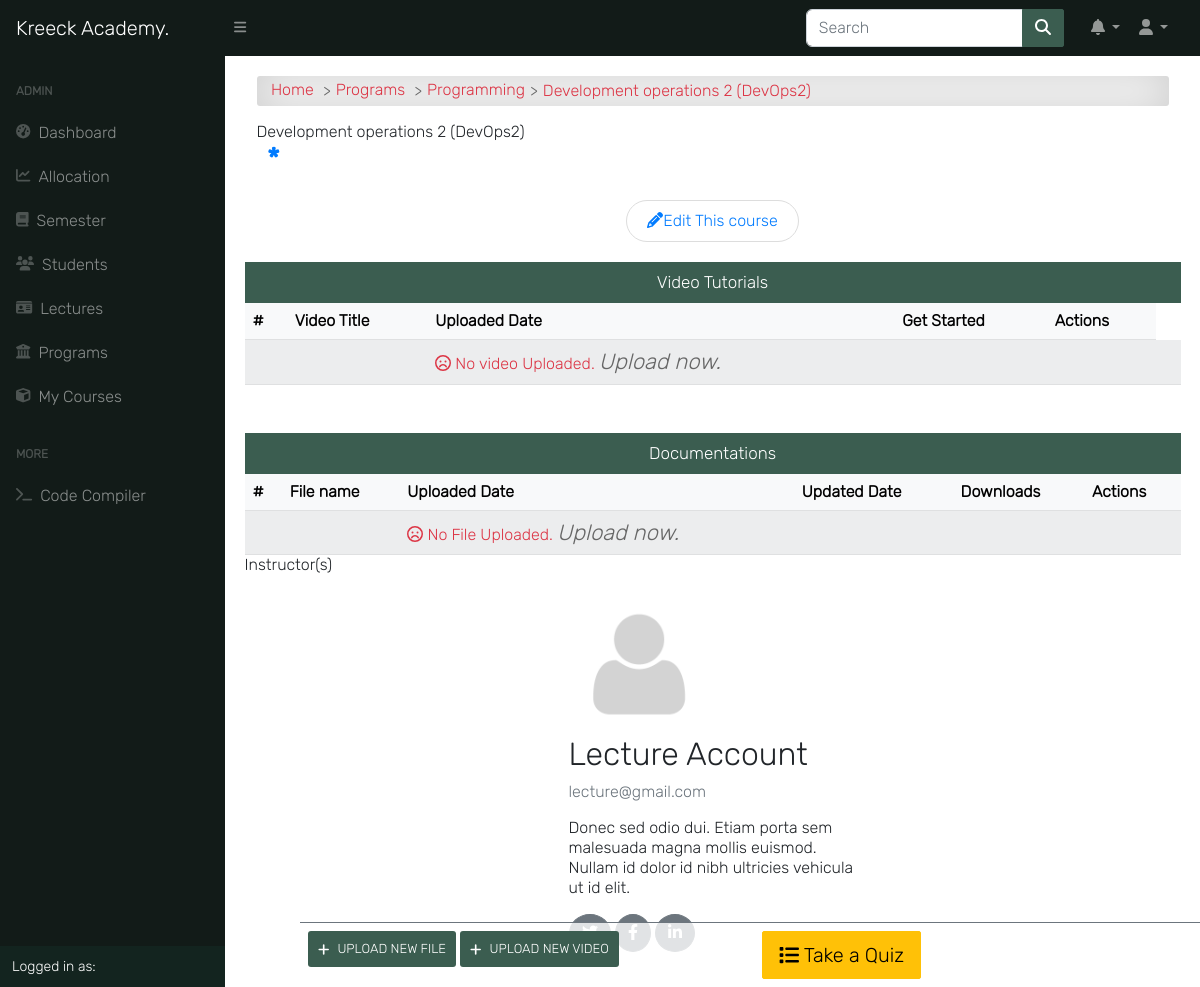
Screenshot of /programs/course/development-operations-2/detail/ (signed in) with the database file from the repository.
### course/models.py (models this page shows, shortened)
class Course(models.Model):
    slug = models.SlugField(blank=True, unique=True)
    title = models.CharField(max_length=200, null=True)
    code = models.CharField(max_length=200, unique=True, null=True)
    credit = models.IntegerField(null=True, default=0)
    summary = models.TextField(max_length=200, blank=True, null=True)
    program = models.ForeignKey(Program, on_delete=models.CASCADE)
    level = models.CharField(max_length=25, choices=LEVEL, null=True)
    year = models.IntegerField(choices=YEARS, default=0)
    semester = models.CharField(choices=SEMESTER, max_length=200)
    is_elective = models.BooleanField(default=False, blank=True, null=True)
    price = models.DecimalField(max_digits=10, decimal_places=2, default=0.00)
    objects = CourseManager()
    def __str__(self):
        return "{0} ({1})".format(self.title, self.code, self.price)

class Program(models.Model):
    title = models.CharField(max_length=150, unique=True)
    summary = models.TextField(null=True, blank=True)
    objects = ProgramManager()
    def __str__(self):
        return self.title

class CourseAllocation(models.Model):
    lecturer = models.ForeignKey(settings.AUTH_USER_MODEL, on_delete=models.CASCADE, related_name='allocated_lecturer')
    courses = models.ManyToManyField(Course, related_name='allocated_course')
    session = models.ForeignKey("app.Session", on_delete=models.CASCADE, blank=True, null=True)
    def __str__(self):
        return self.lecturer.get_full_name

### accounts/models.py (models this page shows, shortened)
class User(AbstractUser):
    is_student = models.BooleanField(default=False)
    is_lecturer = models.BooleanField(default=False)
    is_parent = models.BooleanField(default=False)
    is_dep_head = models.BooleanField(default=False)
    phone = models.CharField(max_length=60, blank=True, null=True)
    address = models.CharField(max_length=60, blank=True, null=True)
    picture = models.ImageField(upload_to='profile_pictures/%y/%m/%d/', default='default.png', null=True)
    email = models.EmailField(blank=True, null=True)
    username_validator = ASCIIUsernameValidator()
    objects = UserManager()
    @property
    def get_full_name(self):
        full_name = self.username
        if self.first_name and self.last_name:
            full_name = self.first_name + " " + self.last_name
        return full_name

### course/views.py (the view)
# urls.py: path('course/<slug>/detail/', course_single, name='course_detail'),
@login_required
def course_single(request, slug):
    course = Course.objects.get(slug=slug)
    files = Upload.objects.filter(course__slug=slug)
    videos = UploadVideo.objects.filter(course__slug=slug)
    lecturers = CourseAllocation.objects.filter(courses__pk=course.id)
    return render(request, 'course/course_single.html', {
        'title': course.title,
        'course': course,
        'files': files,
        'videos': videos,
        'lecturers': lecturers,
        'media_url': settings.MEDIA_ROOT,
    }, )

### templates/course/course_single.html (shortened to what this page needs)
{% extends 'base.html' %}
{% load static %}
{% block content %}
<div class="container">
    <div id="input-nav"><a href="{% url 'home' %}" class="primary1">Home </a>
        <a href="{% url 'programs' %}" class="primary1">Programs </a>
        <a href="{% url 'program_detail' course.program.id %}" class="primary1"> {{ course.program }}</a>
        {{ course }}
    </div>
    <div class="manage-wrap">
        <div class="row">
            <div class="col ml-auto">
                {% if request.user.is_superuser or request.user.is_lecturer %}
                <a class="add-button" href="{% url 'upload_file_view' course.slug %}"><i class="fas fa-plus"></i>
                    Upload new file
                </a>
                <a class="add-button" href="{% url 'upload_video' course.slug %}"><i class="fas fa-plus"></i>
                    Upload new video
                </a>
                {% endif %}
            </div>
            <div class="col text-right">
                <a class="btn btn-lg btn-warning" href="{% url 'quiz_index' course.slug %}"><i class="fas fa-list"></i>
                    Take a Quiz
                </a>
            </div>
        </div>
    </div>
    <div class="title">{{ course }}</div>
    <p class="program-description">{{ course.summary }}</p>
    {% if request.user.is_superuser %}
    <div class="btn-flex">
        <a class="edit-btn" href="{% url 'edit_course' course.slug %}">
            <i class="fas fa-pencil-alt"></i><span class="mobile-hide">Edit This course</span>
        </a>
    </div>
    {% endif %}
    <div class="row mb-5">
        <div class="col-md-12 p-0">
            <p class="form-title m-0">Video Tutorials</p>
            <div class="table-responsive">
                <table class="table table-shadow table-light table-striped m-0">
                    <thead>
                        <tr>
                            <th>#</th>
                            <th>Video Title</th>
                            <th>Uploaded Date</th>
                            <th>Get Started</th>
                            {% if request.user.is_superuser or request.user.is_lecturer %}
                            <th>Actions</th>
                            {% endif %}
                        </tr>
                    </thead>
                    <tbody>
                        {% for video in videos %}
                        <tr>
                            <td>{{ forloop.counter }}</td>
                            <td><a href="{{ video.get_absolute_url }}" title="{{ video }}">
                                    <i style="font-size: 20px; padding-right: 10px;" class="fas fa-video"></i>
                                    {{ video.title|title }}
                                </a>
                            </td>
                            <td>{{ video.timestamp|date }}</td>
                            <th>
                                <div>
                                    <a class="download-btn" href="{{ video.get_absolute_url }}"
                                        title="Download to your device">
                                        <i class="fas fa-download"></i>Play</a>
                                </div>
                            </th>
                            {% if request.user.is_superuser or request.user.is_lecturer %}
                            <td>
                                <div class="update-delete">
                                    <a href="{% url 'upload_video_edit' slug=course.slug video_slug=video.slug %}"
                                        class="update" title="Edit">
                                        <i class="fas fa-pencil-alt"></i>
                                    </a>
                                    <a href="{% url 'upload_video_delete' slug=course.slug video_slug=video.slug %}"
                                        class="delete" title="Delete">
                                        <i class="fas fa-trash-alt"></i>
                                    </a>
                                </div>
                            </td>
                            {% endif %}
                            {% empty %}
                        <tr>
                            <td></td>
                            <td></td>
                            <td>
                                <span class="text-danger">
                                    <i class="far fa-frown fa-1x"></i> No video Uploaded.
                                    {% if request.user.is_superuser or request.user.is_lecturer %}
                                    <a href="{% url 'upload_video' course.slug %}">
                                        <i class="primary" style="font-size: 22px;">
                                            Upload now.
                                        </i>
                                        {% endif %}
                                    </a>
                                </span>
                            </td>
                            <td></td>
                            <td></td>
                            <td></td>
                        </tr>
                        {% endfor %}
                    </tbody>
                </table>
            </div>
        </div>
    </div>
    <div class="row">
        <div class="col-md-12 p-0">
            <p class="form-title m-0">Documentations</p>
            <div class="table-responsive">
                <table class="table table-shadow table-light table-striped m-0">
                    <thead>
                        <tr>
                            <th>#</th>
                            <th>File name</th>
                            <th>Uploaded Date</th>
                            <th>Updated Date</th>
                            <th>Downloads</th>
                            {% if request.user.is_superuser or request.user.is_lecturer %}
                            <th>Actions</th>
                            {% endif %}
                        </tr>
                    </thead>
                    <tbody>
                        {% for file in files %}
                        <tr>
                            <td>{{ forloop.counter }}</td>
                            <td><a href="{{ file.file.url }}" title="{{ file }}">
                                    <i style="font-size: 20px; padding-right: 10px;"
                                        class="fas fa-file-{{ file.get_extension_short }}"></i>
                                    {{ file.title|title }}
                                </a>
                            </td>
                            <td>{{ file.upload_time|date }}</td>
                            <td>{{ file.updated_date|date }}</td>
                            <th>
                                <div>
                                    <a class="downloadBtn" href="{{ file.file.url }}">
                                        <svg class="svgIcon" viewBox="0 0 384 512" height="1em" xmlns="http://www.w3.org/2000/svg"><path d="M169.4 470.6c12.5 12.5 32.8 12.5 45.3 0l160-160c12.5-12.5 12.5-32.8 0-45.3s-32.8-12.5-45.3 0L224 370.8 224 64c0-17.7-14.3-32-32-32s-32 14.3-32 32l0 306.7L54.6 265.4c-12.5-12.5-32.8-12.5-45.3 0s-12.5 32.8 0 45.3l160 160z"></path></svg>
                                        <span class="icon2"></span>
                                        <span class="tooltip">Download</span>
                                     </a>
                                </div>
                            </th>
                            {% if request.user.is_superuser or request.user.is_lecturer %}
                            <td>
                                <div class="update-delete">
                                    <a href="{% url 'upload_file_edit' slug=course.slug file_id=file.pk %}"
                                        class="update" title="Edit">
                                        <i class="fas fa-pencil-alt"></i>
                                    </a>
                                    <a href="{% url 'upload_file_delete' slug=course.slug file_id=file.pk %}"
                                        class="delete" title="Delete">
                                        <i class="fas fa-trash-alt"></i>
                                    </a>
                                </div>
                            </td>
                            {% endif %}
                            {% empty %}
                        <tr>
                            <td></td>
                            <td></td>
                            <td>
                                <span class="text-danger">
                                    <i class="far fa-frown fa-1x"></i> No File Uploaded.
                                    {% if request.user.is_superuser or request.user.is_lecturer %}
                                    <a href="{% url 'upload_file_view' course.slug %}">
                                        <i class="primary" style="font-size: 22px;">
                                            Upload now.
                                        </i>
                                        {% endif %}
                                    </a>
                                </span>
                            </td>
                            <td></td>
                            <td></td>
                            <td></td>
                        </tr>
                        {% endfor %}
                    </tbody>
                </table>
            </div>
        </div>
    </div>
</div>
<div class="site-section">
    <div class="title">Instructor(s)</div>
    <br>
    <div class="container marketing">
        <div class="row">
            {% for lecturer in lecturers %}
            <div class="col-lg-4 mx-auto" style="background: transparent; box-shadow: none;">
                {% if lecturer.lecturer.picture %}
                <img class="" src="{{ lecturer.lecturer.picture.url }}" alt="" style="width:140px;">
                {% endif %}
                <h2>{{ lecturer|title }}</h2>
                <p style="color: #6c757d;">{{ lecturer.lecturer.email }}</p>
                <p>Donec sed odio dui. Etiam porta sem malesuada magna mollis euismod. Nullam id dolor id nibh ultricies
                    vehicula ut id elit.</p>
                <p>
                    <a class="btn rounded-circle btn-secondary" href="#" role="button"></a>
                    <a class="btn rounded-circle btn-secondary" href="#" role="button"><i
                            class="fab fa-facebook-f"></i></a>
                    <a class="btn rounded-circle btn-secondary" href="#" role="button"><i
                            class="fab fa-linkedin-in"></i></a>
                </p>
            </div>
            {% endfor %}
        </div>
    </div>
</div>
{% endblock content %}

### static/css/all.css (style rules this page uses)
.fa-1x { font-size: 1em; }
.fa-facebook-f:before { content: "\f39e"; }
.fa-linkedin-in:before { content: "\f0e1"; }
.fa-list:before { content: "\f03a"; }
.fa-plus:before { content: "\f067"; }

### static/css/style.css (style rules this page uses)
*, body { font-family: "Inter", sans-serif; }
body { background-color: #ffffff; }
.btn { border-radius: 2px; }
.table td, .table th { vertical-align: middle; }
.btn-flex { display: -webkit-box; display: -ms-flexbox; display: flex; -webkit-box-pack: center; -ms-flex-pack: center; justify-content: center; -ms-flex-wrap: wrap; flex-wrap: wrap; margin: 10px auto; }
.text-danger i { font-size: 16px; }
.manage-wrap { position: fixed; bottom: 0; right: 0; left: 300px; padding: 0.5rem; z-index: 10; background-color: rgba(255, 255, 255, 0.8); border-top: 1px solid #6c757d; -webkit-transition: 0.3s; transition: 0.3s; }
#input-nav { display: -webkit-box; display: -ms-flexbox; display: flex; -ms-flex-wrap: wrap; flex-wrap: wrap; -webkit-box-align: center; -ms-flex-align: center; align-items: center; padding: 0.3rem 0.9rem; margin-bottom: 1rem; color: #dc3545; border-radius: 3px; background-color: #fff !important; -webkit-box-shadow: inset 0 0 2.5rem rgba(0, 0, 0, 0.2); box-shadow: inset 0 0 2.5rem rgba(0, 0, 0, 0.2); }
#input-nav a { color: #dc3545; }
#input-nav a::after { content: ">"; color: #666; margin: 0 5px; vertical-align: middle; }
a { color: #666; text-decoration: none; }
.program-description { position: relative; padding: 1rem 2rem; }
.program-description::before { content: "*"; position: absolute; top: 0; left: 10px; color: #007bff; font-weight: bold; font-size: 30px; margin-right: 1rem; }
.add-button { display: -webkit-inline-box; display: -ms-inline-flexbox; display: inline-flex; -webkit-box-align: center; -ms-flex-align: center; align-items: center; text-transform: uppercase; text-align: center; background:#3b5d50; color: #fff; padding: 10px; margin-bottom: 10px; cursor: pointer; border-radius: 3px; -webkit-transition: 0.5s; transition: 0.5s; font-size: 13px; }
.add-button .fa-plus { margin-right: 8px; }
.form-title { display: -webkit-box; display: -ms-flexbox; display: flex; -webkit-box-align: center; -ms-flex-align: center; align-items: center; -webkit-box-pack: center; -ms-flex-pack: center; justify-content: center; font-weight: 400; font-size: 17px; padding: 10px; background: #3b5d50; color: #fff; text-align: center; margin-bottom: 15px; }
.edit-btn { font-family: inherit; text-align: center; width: auto; padding: 10px 20px; margin: 10px auto; cursor: pointer; color: #007bff; border: 1px solid #ddd; border-radius: 2rem; }

### rows the page displays
Course: program "Programming", title+code+price "Development operations 2 (DevOps2)"
CourseAllocation: lecturer.picture (placeholder picture), lecturer.last_name "Lecture Account", lecturer.email "lecture@gmail.com"
